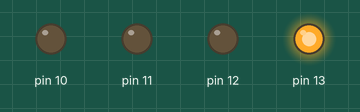
This sketch was run on a simulated Arduino Uno, built with avr-gcc and run on an emulated ATmega328P. Shown: output pins drawn as LEDs (lit = HIGH).

Above: at 0.5 s.
At 2.5 s:
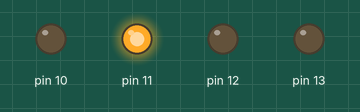
At 6.45 s:
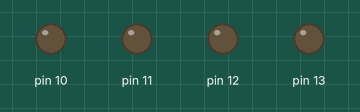
At 8.55 s:
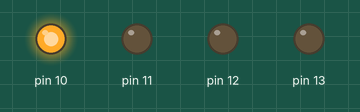
At 10.6 s:
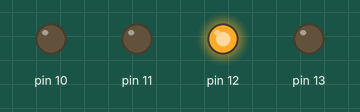
Timing chart, 0 to 11.8 s (numbered marks = the images above):
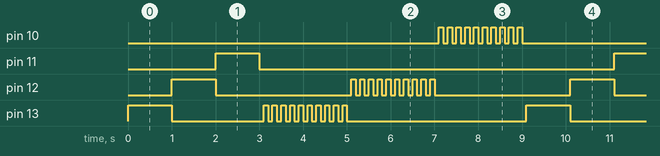

The sketch:

practice_class_construction.ino
```cpp
class LED {
  private:
    int pin;

  public:
  LED(int ledPin){
    pin = ledPin;
    pinMode(pin, OUTPUT);
  }

    // functions pratice
  void led_on(){
    digitalWrite(pin, HIGH);
    delay(1000);
    digitalWrite(pin, LOW);
  }

  void led_blinking(){
    int i = 0;
    while (i < 10) {
        digitalWrite(pin, HIGH);
        delay(100);
        digitalWrite(pin, LOW);
        delay(100);
        i++;
    }
  }
};


//Create blueprints
LED led1(13);
LED led2(12);
LED led3(11);
LED sound(10);

void setup() {
  // no need since it initalized by the constructor
}


void loop() {
  led1.led_on();
  led2.led_on();
  led3.led_on();
  delay(100);
  led1.led_blinking();
  led2.led_blinking();
  sound.led_blinking();
}
```

Measured:
- by itself, pin 10: repeats every 9.1 s: 9 × (LOW 0.10 s, HIGH 0.10 s), LOW 7.2 s, HIGH 0.10 s
- by itself, pin 11: alternates HIGH for 1.0 s and LOW for 8.1 s
- by itself, pin 12: repeats every 9.1 s: LOW 3.1 s, 9 × (HIGH 0.10 s, LOW 0.10 s), HIGH 0.10 s, LOW 3.1 s, HIGH 1.0 s
- by itself, pin 13: repeats every 9.1 s: LOW 2.1 s, 9 × (HIGH 0.10 s, LOW 0.10 s), HIGH 0.10 s, LOW 4.1 s, HIGH 1.0 s
